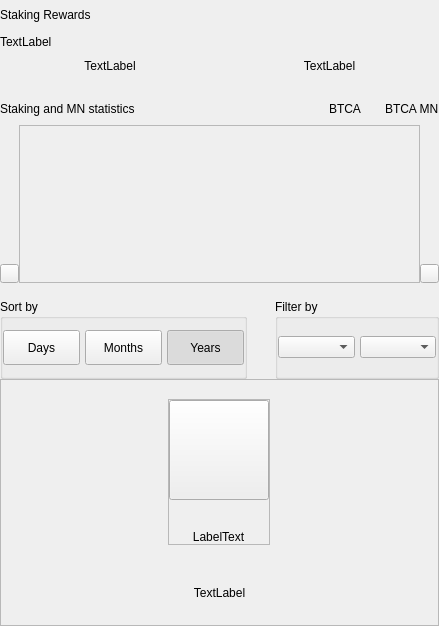
				<widget class="QWidget" name="right" native="true">
					<property name="minimumSize">
						<size>
							<width>200</width>
							<height>0</height>
						</size>
					</property>
					<layout class="QVBoxLayout" name="verticalLayout_31">
						<property name="spacing">
							<number>0</number>
						</property>
						<property name="leftMargin">
							<number>0</number>
						</property>
						<property name="topMargin">
							<number>0</number>
						</property>
						<property name="rightMargin">
							<number>0</number>
						</property>
						<property name="bottomMargin">
							<number>0</number>
						</property>
						<item>
							<layout class="QVBoxLayout" name="verticalLayout_2" stretch="0,0,0,0,0,0,0">
								<property name="spacing">
									<number>0</number>
								</property>
								<item>
									<layout class="QHBoxLayout" name="horizontalLayout_3">
										<property name="spacing">
											<number>0</number>
										</property>
										<item>
											<layout class="QVBoxLayout" name="verticalLayout_6">
												<property name="spacing">
													<number>5</number>
												</property>
												<item>
													<widget class="QLabel" name="labelTitle2">
														<property name="minimumSize">
															<size>
																<width>0</width>
																<height>30</height>
															</size>
														</property>
														<property name="text">
															<string>Staking Rewards</string>
														</property>
													</widget>
												</item>
												<item>
													<widget class="QLabel" name="labelMessage">
														<property name="text">
															<string>TextLabel</string>
														</property>
													</widget>
												</item>
											</layout>
										</item>
										<item>
											<spacer name="horizontalSpacer_2">
												<property name="orientation">
													<enum>Qt::Horizontal</enum>
												</property>
												<property name="sizeType">
													<enum>QSizePolicy::MinimumExpanding</enum>
												</property>
												<property name="sizeHint" stdset="0">
													<size>
														<width>20</width>
														<height>20</height>
													</size>
												</property>
											</spacer>
										</item>
									</layout>
								</item>
								<item>
									<spacer name="verticalSpacer_4">
										<property name="orientation">
											<enum>Qt::Vertical</enum>
										</property>
										<property name="sizeType">
											<enum>QSizePolicy::Fixed</enum>
										</property>
										<property name="sizeHint" stdset="0">
											<size>
												<width>20</width>
												<height>10</height>
											</size>
										</property>
									</spacer>
								</item>
								<item>
									<layout class="QHBoxLayout" name="horizontalLayout_5" stretch="0,0">
										<property name="spacing">
											<number>0</number>
										</property>
										<item>
											<widget class="QLabel" name="labelAmountPiv">
												<property name="text">
													<string>TextLabel</string>
												</property>
												<property name="alignment">
													<set>Qt::AlignCenter</set>
												</property>
											</widget>
										</item>
										<item>
											<widget class="QLabel" name="labelAmountMNRewards">
												<property name="text">
													<string>TextLabel</string>
												</property>
												<property name="alignment">
													<set>Qt::AlignCenter</set>
												</property>
											</widget>
										</item>
									</layout>
								</item>
								<item>
									<spacer name="verticalSpacer_6">
										<property name="orientation">
											<enum>Qt::Vertical</enum>
										</property>
										<property name="sizeType">
											<enum>QSizePolicy::Fixed</enum>
										</property>
										<property name="sizeHint" stdset="0">
											<size>
												<width>20</width>
												<height>20</height>
											</size>
										</property>
									</spacer>
								</item>
								<item>
									<widget class="QWidget" name="layoutChart" native="true">
										<layout class="QVBoxLayout" name="verticalLayout_8" stretch="3,0">
											<property name="spacing">
												<number>16</number>
											</property>
											<property name="leftMargin">
												<number>0</number>
											</property>
											<property name="topMargin">
												<number>0</number>
											</property>
											<property name="rightMargin">
												<number>0</number>
											</property>
											<property name="bottomMargin">
												<number>0</number>
											</property>
											<item>
												<widget class="QWidget" name="verticalWidgetChart" native="true">
													<property name="minimumSize">
														<size>
															<width>0</width>
															<height>190</height>
														</size>
													</property>
													<property name="maximumSize">
														<size>
															<width>16777215</width>
															<height>16777215</height>
														</size>
													</property>
													<layout class="QVBoxLayout" name="verticalLayout_4" stretch="1,5">
														<property name="spacing">
															<number>0</number>
														</property>
														<property name="leftMargin">
															<number>0</number>
														</property>
														<property name="topMargin">
															<number>0</number>
														</property>
														<property name="rightMargin">
															<number>0</number>
														</property>
														<property name="bottomMargin">
															<number>0</number>
														</property>
														<item>
															<layout class="QHBoxLayout" name="horizontalLayout_4">
																<item>
																	<widget class="QLabel" name="labelChart">
																		<property name="text">
																			<string>Staking and MN statistics</string>
																		</property>
																	</widget>
																</item>
																<item>
																	<spacer name="horizontalSpacer_4">
																		<property name="orientation">
																			<enum>Qt::Horizontal</enum>
																		</property>
																		<property name="sizeHint" stdset="0">
																			<size>
																				<width>40</width>
																				<height>20</height>
																			</size>
																		</property>
																	</spacer>
																</item>
																<item>
																	<widget class="QLabel" name="labelSquarePiv">
																		<property name="minimumSize">
																			<size>
																				<width>14</width>
																				<height>14</height>
																			</size>
																		</property>
																		<property name="maximumSize">
																			<size>
																				<width>14</width>
																				<height>14</height>
																			</size>
																		</property>
																		<property name="text">
																			<string/>
																		</property>
																	</widget>
																</item>
																<item>
																	<widget class="QLabel" name="labelPiv">
																		<property name="text">
																			<string>BTCA</string>
																		</property>
																	</widget>
																</item>
																<item>
																	<spacer name="horizontalSpacer_5">
																		<property name="orientation">
																			<enum>Qt::Horizontal</enum>
																		</property>
																		<property name="sizeType">
																			<enum>QSizePolicy::Fixed</enum>
																		</property>
																		<property name="sizeHint" stdset="0">
																			<size>
																				<width>10</width>
																				<height>20</height>
																			</size>
																		</property>
																	</spacer>
																</item>
																<item>
																	<widget class="QLabel" name="labelSquareMNRewards">
																		<property name="minimumSize">
																			<size>
																				<width>14</width>
																				<height>14</height>
																			</size>
																		</property>
																		<property name="maximumSize">
																			<size>
																				<width>14</width>
																				<height>14</height>
																			</size>
																		</property>
																		<property name="text">
																			<string/>
																		</property>
																	</widget>
																</item>
																<item>
																	<widget class="QLabel" name="labelMNRewards">
																		<property name="text">
																			<string>BTCA MN</string>
																		</property>
																	</widget>
																</item>
															</layout>
														</item>
														<item>
															<widget class="QWidget" name="chartContainer2" native="true">
																<property name="minimumSize">
																	<size>
																		<width>0</width>
																		<height>150</height>
																	</size>
																</property>
																<property name="styleSheet">
																	<string notr="true">#chartContainer{padding:0px; margin:0px;}</string>
																</property>
																<layout class="QHBoxLayout" name="horizontalLayout_11">
																	<property name="spacing">
																		<number>0</number>
																	</property>
																	<property name="leftMargin">
																		<number>0</number>
																	</property>
																	<property name="topMargin">
																		<number>0</number>
																	</property>
																	<property name="rightMargin">
																		<number>0</number>
																	</property>
																	<property name="bottomMargin">
																		<number>0</number>
																	</property>
																	<item>
																		<widget class="QWidget" name="containerChartArrow" native="true">
																			<property name="sizePolicy">
																				<sizepolicy hsizetype="Fixed" vsizetype="Preferred">
																					<horstretch>0</horstretch>
																					<verstretch>0</verstretch>
																				</sizepolicy>
																			</property>
																			<property name="minimumSize">
																				<size>
																					<width>19</width>
																					<height>0</height>
																				</size>
																			</property>
																			<property name="maximumSize">
																				<size>
																					<width>19</width>
																					<height>16777215</height>
																				</size>
																			</property>
																			<property name="styleSheet">
																				<string notr="true">#widget{
																					padding:0px;
																					margin:0px;
																				}</string>
																			</property>
																			<layout class="QVBoxLayout" name="verticalLayout_10">
																				<property name="spacing">
																					<number>0</number>
																				</property>
																				<property name="leftMargin">
																					<number>0</number>
																				</property>
																				<property name="rightMargin">
																					<number>0</number>
																				</property>
																				<property name="bottomMargin">
																					<number>0</number>
																				</property>
																				<item>
																					<spacer name="verticalSpacer_3">
																						<property name="orientation">
																							<enum>Qt::Vertical</enum>
																						</property>
																						<property name="sizeHint" stdset="0">
																							<size>
																								<width>20</width>
																								<height>127</height>
																							</size>
																						</property>
																					</spacer>
																				</item>
																				<item alignment="Qt::AlignVCenter">
																					<widget class="QWidget" native="true">
																						<layout class="QVBoxLayout" name="horizontalLayout_6" stretch="0,0">
																							<property name="spacing">
																								<number>0</number>
																							</property>
																							<property name="leftMargin">
																								<number>0</number>
																							</property>
																							<property name="topMargin">
																								<number>0</number>
																							</property>
																							<property name="rightMargin">
																								<number>0</number>
																							</property>
																							<property name="bottomMargin">
																								<number>0</number>
																							</property>
																							<item>
																								<widget class="QPushButton" name="pushButtonChartArrow">
																									<property name="minimumSize">
																										<size>
																											<width>19</width>
																											<height>19</height>
																										</size>
																									</property>
																									<property name="maximumSize">
																										<size>
																											<width>19</width>
																											<height>19</height>
																										</size>
																									</property>
																									<property name="focusPolicy">
																										<enum>Qt::NoFocus</enum>
																									</property>
																									<property name="styleSheet">
																										<string notr="true"/>
																									</property>
																									<property name="text">
																										<string/>
																									</property>
																								</widget>
																							</item>
																						</layout>
																					</widget>
																				</item>
																			</layout>
																		</widget>
																	</item>
																	<item>
																		<widget class="QFrame" name="chartContainer">
																			<property name="sizePolicy">
																				<sizepolicy hsizetype="Expanding" vsizetype="Preferred">
																					<horstretch>0</horstretch>
																					<verstretch>0</verstretch>
																				</sizepolicy>
																			</property>
																			<property name="styleSheet">
																				<string notr="true">padding:0px;
																				margin:0px;</string>
																			</property>
																			<property name="frameShape">
																				<enum>QFrame::StyledPanel</enum>
																			</property>
																			<property name="frameShadow">
																				<enum>QFrame::Raised</enum>
																			</property>
																		</widget>
																	</item>
																	<item> 
																		<widget class="QWidget" name="containerChartArrow2" native="true">
																			<property name="sizePolicy">
																				<sizepolicy hsizetype="Fixed" vsizetype="Preferred">
																					<horstretch>0</horstretch>
																					<verstretch>0</verstretch>
																				</sizepolicy>
																			</property>
																			<property name="minimumSize">
																				<size>
																					<width>19</width>
																					<height>0</height>
																				</size>
																			</property>
																			<property name="maximumSize">
																				<size>
																					<width>19</width>
																					<height>16777215</height>
																				</size>
																			</property>
																			<property name="styleSheet">
																				<string notr="true">#widget{
																					padding:0px;
																					margin:0px;
																				}</string>
																			</property>
																			<layout class="QVBoxLayout" name="verticalLayout_10">
																				<property name="spacing">
																					<number>0</number>
																				</property>
																				<property name="leftMargin">
																					<number>0</number>
																				</property>
																				<property name="rightMargin">
																					<number>0</number>
																				</property>
																				<property name="bottomMargin">
																					<number>0</number>
																				</property>
																				<item>
																					<spacer name="verticalSpacer_3">
																						<property name="orientation">
																							<enum>Qt::Vertical</enum>
																						</property>
																						<property name="sizeHint" stdset="0">
																							<size>
																								<width>20</width>
																								<height>127</height>
																							</size>
																						</property>
																					</spacer>
																				</item>
																				<item alignment="Qt::AlignVCenter"> 
																					<widget class="QWidget" native="true">
																						<layout class="QVBoxLayout" name="horizontalLayout_6" stretch="0,0">
																							<property name="spacing">
																								<number>0</number>
																							</property>
																							<property name="leftMargin">
																								<number>0</number>
																							</property>
																							<property name="topMargin">
																								<number>0</number>
																							</property>
																							<property name="rightMargin">
																								<number>0</number>
																							</property>
																							<property name="bottomMargin">
																								<number>0</number>
																							</property>
																							<item>
																								<widget class="QPushButton" name="pushButtonChartRight">
																									<property name="minimumSize">
																										<size>
																											<width>19</width>
																											<height>19</height>
																										</size>
																									</property>
																									<property name="maximumSize">
																										<size>
																											<width>19</width>
																											<height>19</height>
																										</size>
																									</property>
																									<property name="focusPolicy">
																										<enum>Qt::NoFocus</enum>
																									</property>
																									<property name="styleSheet">
																										<string notr="true"/>
																									</property>
																									<property name="text">
																										<string/>
																									</property>
																								</widget>
																							</item>
																						</layout>
																					</widget>
																				</item>
																			</layout>
																		</widget>
																	</item>
																</layout>
															</widget>
														</item>
													</layout>
												</widget>
											</item>
											<item alignment="Qt::AlignVCenter">
												<widget class="QWidget" name="containerSort" native="true">
													<layout class="QHBoxLayout" name="horizontalLayout_6" stretch="3,2">
														<property name="spacing">
															<number>28</number>
														</property>
														<property name="leftMargin">
															<number>0</number>
														</property>
														<property name="topMargin">
															<number>0</number>
														</property>
														<property name="rightMargin">
															<number>0</number>
														</property>
														<property name="bottomMargin">
															<number>0</number>
														</property>
														<item>
															<widget class="QGroupBox" name="groupBoxChart">
																<property name="minimumSize">
																	<size>
																		<width>0</width>
																		<height>80</height>
																	</size>
																</property>
																<property name="maximumSize">
																	<size>
																		<width>16777215</width>
																		<height>80</height>
																	</size>
																</property>
																<property name="title">
																	<string>Sort by</string>
																</property>
																<layout class="QHBoxLayout" name="horizontalLayout_7">
																	<property name="spacing">
																		<number>5</number>
																	</property>
																	<property name="leftMargin">
																		<number>0</number>
																	</property>
																	<property name="rightMargin">
																		<number>0</number>
																	</property>
																	<item>
																		<widget class="QPushButton" name="pushButtonMonth">
																			<property name="minimumSize">
																				<size>
																					<width>50</width>
																					<height>35</height>
																				</size>
																			</property>
																			<property name="maximumSize">
																				<size>
																					<width>16777215</width>
																					<height>16777215</height>
																				</size>
																			</property>
																			<property name="focusPolicy">
																				<enum>Qt::NoFocus</enum>
																			</property>
																			<property name="text">
																				<string>Days</string>
																			</property>
																			<property name="checkable">
																				<bool>true</bool>
																			</property>
																			<property name="autoExclusive">
																				<bool>true</bool>
																			</property>
																		</widget>
																	</item>
																	<item>
																		<widget class="QPushButton" name="pushButtonYear">
																			<property name="minimumSize">
																				<size>
																					<width>50</width>
																					<height>35</height>
																				</size>
																			</property>
																			<property name="maximumSize">
																				<size>
																					<width>16777215</width>
																					<height>16777215</height>
																				</size>
																			</property>
																			<property name="focusPolicy">
																				<enum>Qt::NoFocus</enum>
																			</property>
																			<property name="text">
																				<string>Months</string>
																			</property>
																			<property name="checkable">
																				<bool>true</bool>
																			</property>
																			<property name="autoExclusive">
																				<bool>true</bool>
																			</property>
																		</widget>
																	</item>
																	<item>
																		<widget class="QPushButton" name="pushButtonAll">
																			<property name="sizePolicy">
																				<sizepolicy hsizetype="Preferred" vsizetype="Fixed">
																					<horstretch>0</horstretch>
																					<verstretch>0</verstretch>
																				</sizepolicy>
																			</property>
																			<property name="minimumSize">
																				<size>
																					<width>50</width>
																					<height>35</height>
																				</size>
																			</property>
																			<property name="maximumSize">
																				<size>
																					<width>16777215</width>
																					<height>16777215</height>
																				</size>
																			</property>
																			<property name="focusPolicy">
																				<enum>Qt::NoFocus</enum>
																			</property>
																			<property name="text">
																				<string>Years</string>
																			</property>
																			<property name="checkable">
																				<bool>true</bool>
																			</property>
																			<property name="checked">
																				<bool>true</bool>
																			</property>
																			<property name="autoExclusive">
																				<bool>true</bool>
																			</property>
																		</widget>
																	</item>
																</layout>
															</widget>
														</item>
														<item>
															<widget class="QGroupBox" name="container_chart_dropboxes">
																<property name="minimumSize">
																	<size>
																		<width>55</width>
																		<height>80</height>
																	</size>
																</property>
																<property name="maximumSize">
																	<size>
																		<width>16777215</width>
																		<height>80</height>
																	</size>
																</property>
																<property name="title">
																	<string>Filter by</string>
																</property>
																<layout class="QHBoxLayout" name="horizontalLayout_8" stretch="1,1">
																	<property name="spacing">
																		<number>5</number>
																	</property>
																	<property name="leftMargin">
																		<number>0</number>
																	</property>
																	<property name="topMargin">
																		<number>0</number>
																	</property>
																	<property name="rightMargin">
																		<number>0</number>
																	</property>
																	<property name="bottomMargin">
																		<number>0</number>
																	</property>
																	<item>
																		<widget class="QWidget" name="containerBoxMonths" native="true">
																			<property name="minimumSize">
																				<size>
																					<width>55</width>
																					<height>0</height>
																				</size>
																			</property>
																			<layout class="QHBoxLayout" name="horizontalLayout_9">
																				<property name="spacing">
																					<number>0</number>
																				</property>
																				<property name="leftMargin">
																					<number>0</number>
																				</property>
																				<property name="topMargin">
																					<number>0</number>
																				</property>
																				<property name="rightMargin">
																					<number>0</number>
																				</property>
																				<property name="bottomMargin">
																					<number>0</number>
																				</property>
																				<item>
																					<widget class="QComboBox" name="comboBoxMonths">
																						<property name="minimumSize">
																							<size>
																								<width>55</width>
																								<height>0</height>
																							</size>
																						</property>
																					</widget>
																				</item>
																			</layout>
																		</widget>
																	</item>
																	<item>
																		<widget class="QWidget" name="containerBoxYears" native="true">
																			<property name="sizePolicy">
																				<sizepolicy hsizetype="Preferred" vsizetype="Preferred">
																					<horstretch>0</horstretch>
																					<verstretch>0</verstretch>
																				</sizepolicy>
																			</property>
																			<property name="minimumSize">
																				<size>
																					<width>50</width>
																					<height>0</height>
																				</size>
																			</property>
																			<layout class="QHBoxLayout" name="horizontalLayout_10">
																				<property name="spacing">
																					<number>0</number>
																				</property>
																				<property name="leftMargin">
																					<number>0</number>
																				</property>
																				<property name="topMargin">
																					<number>0</number>
																				</property>
																				<property name="rightMargin">
																					<number>0</number>
																				</property>
																				<property name="bottomMargin">
																					<number>0</number>
																				</property>
																				<item>
																					<widget class="QComboBox" name="comboBoxYears">
																						<property name="minimumSize">
																							<size>
																								<width>40</width>
																								<height>0</height>
																							</size>
																						</property>
																					</widget>
																				</item>
																			</layout>
																		</widget>
																	</item>
																</layout>
															</widget>
														</item>
													</layout>
												</widget>
											</item>
										</layout>
									</widget>
								</item>
								<item>
									<widget class="QFrame" name="emptyContainerChart">
										<property name="minimumSize">
											<size>
												<width>0</width>
												<height>100</height>
											</size>
										</property>
										<property name="frameShape">
											<enum>QFrame::StyledPanel</enum>
										</property>
										<property name="frameShadow">
											<enum>QFrame::Raised</enum>
										</property>
										<layout class="QVBoxLayout" name="verticalLayout_71" stretch="1,8,0,0">
											<property name="spacing">
												<number>0</number>
											</property>
											<property name="leftMargin">
												<number>0</number>
											</property>
											<property name="topMargin">
												<number>0</number>
											</property>
											<property name="rightMargin">
												<number>0</number>
											</property>
											<property name="bottomMargin">
												<number>25</number>
											</property>
											<item>
												<spacer name="verticalSpacer11">
													<property name="orientation">
														<enum>Qt::Vertical</enum>
													</property>
													<property name="sizeHint" stdset="0">
														<size>
															<width>20</width>
															<height>20</height>
														</size>
													</property>
												</spacer>
											</item>
											<item alignment="Qt::AlignHCenter|Qt::AlignVCenter">
												<widget class="QFrame" name="emptyScreen1">
													<property name="sizePolicy">
														<sizepolicy hsizetype="Expanding" vsizetype="Expanding">
															<horstretch>0</horstretch>
															<verstretch>0</verstretch>
														</sizepolicy>
													</property>
													<property name="frameShape">
														<enum>QFrame::StyledPanel</enum>
													</property>
													<property name="frameShadow">
														<enum>QFrame::Raised</enum>
													</property>
													<layout class="QVBoxLayout" name="verticalLayout">
														<property name="spacing">
															<number>30</number>
														</property>
														<property name="leftMargin">
															<number>0</number>
														</property>
														<property name="topMargin">
															<number>0</number>
														</property>
														<property name="rightMargin">
															<number>0</number>
														</property>
														<property name="bottomMargin">
															<number>0</number>
														</property>
														<item alignment="Qt::AlignHCenter|Qt::AlignVCenter">
															<widget class="QPushButton" name="pushImgEmptyChart">
																<property name="minimumSize">
																	<size>
																		<width>100</width>
																		<height>100</height>
																	</size>
																</property>
																<property name="maximumSize">
																	<size>
																		<width>100</width>
																		<height>100</height>
																	</size>
																</property>
																<property name="focusPolicy">
																	<enum>Qt::NoFocus</enum>
																</property>
																<property name="text">
																	<string/>
																</property>
																<property name="iconSize">
																	<size>
																		<width>100</width>
																		<height>100</height>
																	</size>
																</property>
															</widget>
														</item>
														<item alignment="Qt::AlignHCenter|Qt::AlignVCenter">
															<widget class="QLabel" name="labelEmptyChart">
																<property name="styleSheet">
																	<string notr="true"/>
																</property>
																<property name="text">
																	<string>LabelText</string>
																</property>
																<property name="alignment">
																	<set>Qt::AlignCenter</set>
																</property>
															</widget>
														</item>
													</layout>
												</widget>
											</item>
											<item>
												<spacer name="verticalSpacer_2">
													<property name="orientation">
														<enum>Qt::Vertical</enum>
													</property>
													<property name="sizeHint" stdset="0">
														<size>
															<width>20</width>
															<height>40</height>
														</size>
													</property>
												</spacer>
											</item>
											<item>
												<widget class="QLabel" name="labelMessageEmpty">
													<property name="styleSheet">
														<string notr="true">#labelMessageEmpty {
															padding-left:30px;
															padding-right:30px;
														}</string>
													</property>
													<property name="text">
														<string>TextLabel</string>
													</property>
													<property name="alignment">
														<set>Qt::AlignCenter</set>
													</property>
													<property name="wordWrap">
														<bool>true</bool>
													</property>
												</widget>
											</item>
										</layout>
									</widget>
								</item>
								<item>
									<widget class="QWidget" name="layoutShadow" native="true">
										<layout class="QVBoxLayout" name="verticalLayout_9">
											<property name="spacing">
												<number>0</number>
											</property>
											<property name="leftMargin">
												<number>0</number>
											</property>
											<property name="topMargin">
												<number>0</number>
											</property>
											<property name="rightMargin">
												<number>0</number>
											</property>
											<property name="bottomMargin">
												<number>0</number>
											</property>
										</layout>
									</widget>
								</item>
							</layout>
						</item>
					</layout>
				</widget>
